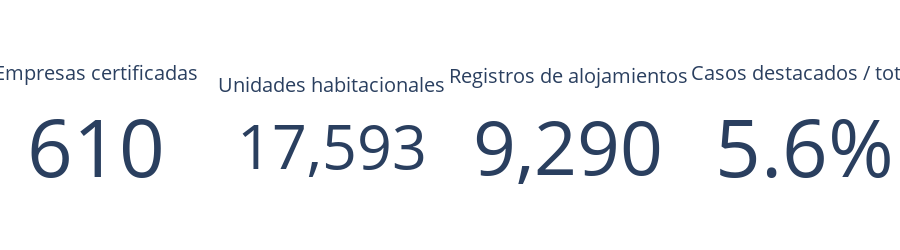

Notebook source saved alongside this figure:
### Markdown cell above
## 3. Indicadores ejecutivos
Un vistazo rápido a los volúmenes críticos para la toma de decisiones: empresas, unidades habitacionales, masa de alojamientos certificados y nivel de guías especializados.

### Code cell
# Indicadores interactivos
highlight_rate = (lodging['highlight_value'].sum() / lodging['value'].sum()) * 100
kpi_data = [
    {"title": "Empresas certificadas", "value": regions['value'].sum(), "format": ",.0f", "suffix": ""},
    {"title": "Unidades habitacionales", "value": housing['value'].sum(), "format": ",.0f", "suffix": ""},
    {"title": "Registros de alojamientos", "value": lodging['value'].sum(), "format": ",.0f", "suffix": ""},
    {"title": "Casos destacados / total", "value": highlight_rate, "format": ".1f", "suffix": "%"}
]
fig_kpi = make_subplots(rows=1, cols=len(kpi_data), specs=[[{'type': 'indicator'}] * len(kpi_data)])
for idx, metric in enumerate(kpi_data, start=1):
    fig_kpi.add_trace(
        go.Indicator(
            mode='number',
            value=metric['value'],
            number={'valueformat': metric['format'], 'suffix': metric['suffix']},
            title={'text': metric['title']}
        ),
        row=1, col=idx
    )
fig_kpi.update_layout(height=250, margin=dict(l=0, r=0, t=40, b=0))
fig_kpi.show()

### Figure 1 — Plotly figure (JSON) as saved in the notebook; plotly's stock layout.template omitted (floating-point values rounded to 4 significant figures)
{"data": [{"domain": {"x": [0, 0.2125], "y": [0, 1]}, "mode": "number", "number": {"suffix": "", "valueformat": ",.0f"}, "title": {"text": "Empresas certificadas"}, "type": "indicator", "value": 610}, {"domain": {"x": [0.2625, 0.475], "y": [0, 1]}, "mode": "number", "number": {"suffix": "", "valueformat": ",.0f"}, "title": {"text": "Unidades habitacionales"}, "type": "indicator", "value": 17593}, {"domain": {"x": [0.525, 0.7375], "y": [0, 1]}, "mode": "number", "number": {"suffix": "", "valueformat": ",.0f"}, "title": {"text": "Registros de alojamientos"}, "type": "indicator", "value": 9290}, {"domain": {"x": [0.7875, 1], "y": [0, 1]}, "mode": "number", "number": {"suffix": "%", "valueformat": ".1f"}, "title": {"text": "Casos destacados / total"}, "type": "indicator", "value": 5.619}], "layout": {"height": 250, "margin": {"b": 0, "l": 0, "r": 0, "t": 40}}}
